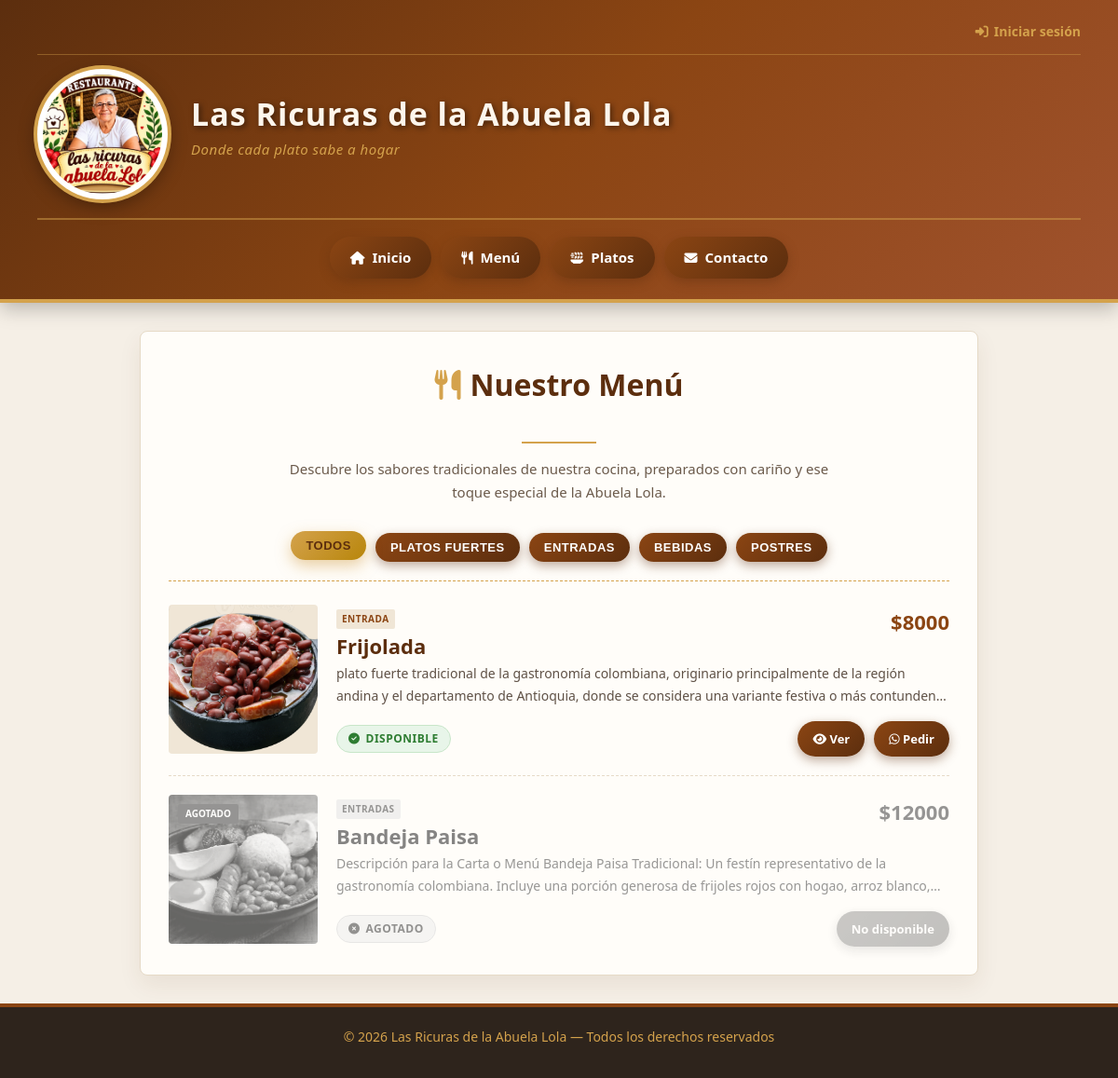
Before: /menu/ with the older database file.
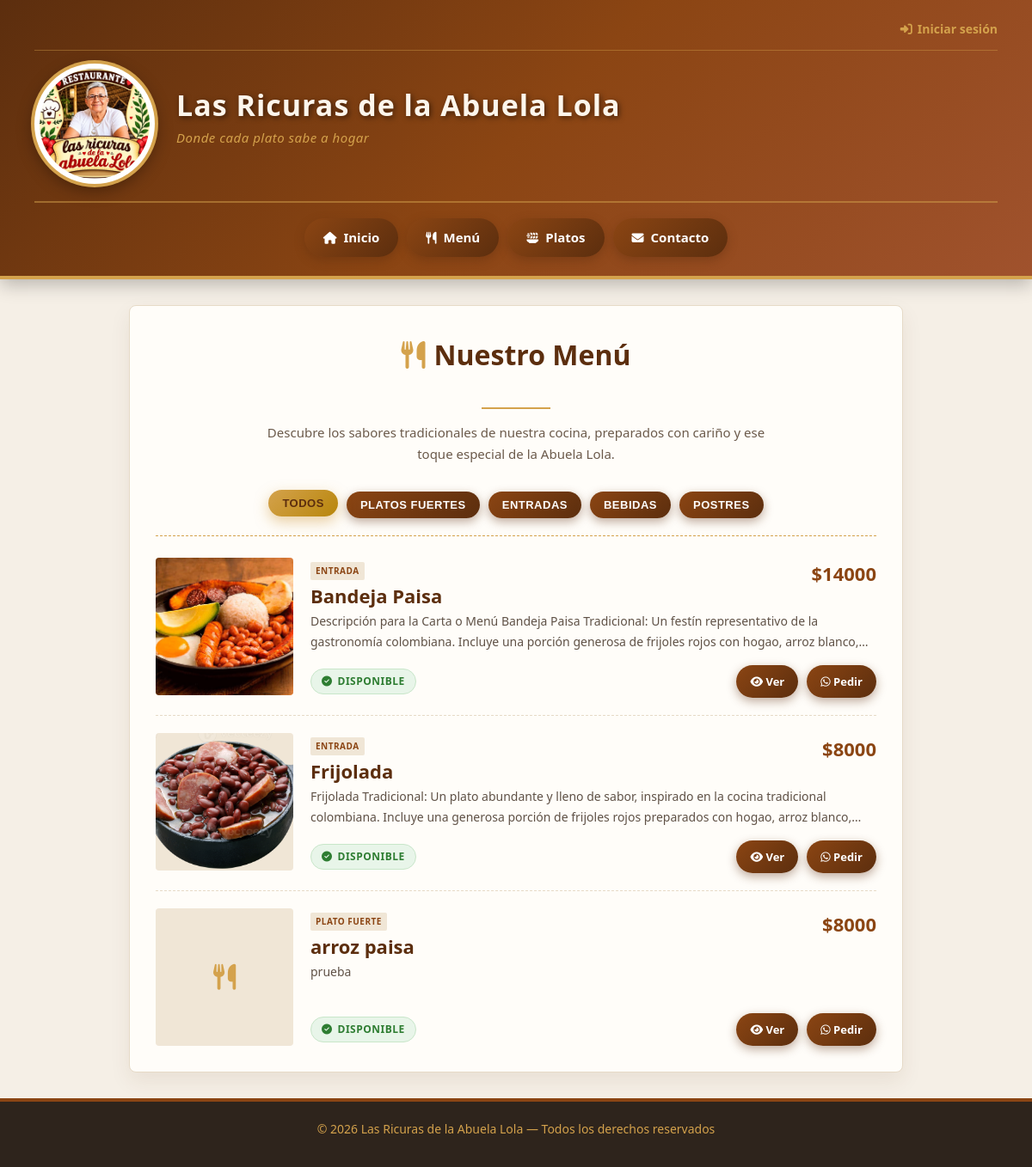
After: the same page with the newer database file.
### las_ricuras/models.py (models this page shows, shortened)
class Plato(models.Model):
    CATEGORIAS = [
        ('entrada', 'Entrada'),
        ('plato_fuerte', 'Plato fuerte'),
        ('postre', 'Postre'),
        ('bebida', 'Bebida'),
    ]
    nombre = models.CharField(max_length=100)
    descripcion = models.TextField()
    precio = models.DecimalField(
        max_digits=10,
        decimal_places=2
    )
    categoria = models.CharField(
        max_length=30,
        choices=CATEGORIAS,
        default='plato_fuerte'
    )
    imagen = models.ImageField(
        upload_to='platos/',
        blank=True,
        null=True
    )
    disponible = models.BooleanField(default=True)

### las_ricuras/views.py (the view)
# urls.py: path('menu/', views.menu, name='menu'),
def menu(request):
    platos = Plato.objects.all().order_by('-disponible', 'nombre')
    return render(request, 'menu.html', {'platos': platos})

### las_ricuras/templates/menu.html (shortened to what this page needs)
{% extends 'base.html' %}
{% load static %}
{% block contenido %}
    <section class="titulo-menu">
        <h2><i class="fa-solid fa-utensils"></i> Nuestro Menú</h2>
        <div class="linea"></div>
        <p>Descubre los sabores tradicionales de nuestra cocina, preparados con cariño y ese toque especial de la Abuela Lola.</p>
    </section>
    <div class="filtros-categoria">
        <button class="btn activo" onclick="filtrarPlatos('todos', this)">Todos</button>
        <button class="btn" onclick="filtrarPlatos('plato_fuerte', this)">Platos Fuertes</button>
        <button class="btn" onclick="filtrarPlatos('entrada', this)">Entradas</button>
        <button class="btn" onclick="filtrarPlatos('bebida', this)">Bebidas</button>
        <button class="btn" onclick="filtrarPlatos('postre', this)">Postres</button>
    </div>
    {% if platos %}
        <div class="platos-grid">
            {% for plato in platos %}
                <article class="plato-card {% if not plato.disponible %}no-disponible-card{% endif %}"
                         data-categoria="{{ plato.categoria }}">
                    <div class="imagen-plato">
                        {% if plato.imagen %}
                            <img src="{{ plato.imagen.url }}" alt="{{ plato.nombre }}" loading="lazy">
                        {% else %}
                            <i class="fa-solid fa-utensils" style="font-size: 30px; color: #d4a24c;"></i>
                        {% endif %}
                        {% if not plato.disponible %}
                            <div class="etiqueta-agotado">Agotado</div>
                        {% endif %}
                    </div>
                    <div class="plato-info">
                        <div class="plato-header-lista">
                            <div>
                                <span class="categoria-tag">{{ plato.get_categoria_display }}</span>
                                <h3>{{ plato.nombre }}</h3>
                            </div>
                            <span class="precio">${{ plato.precio|floatformat:0 }}</span>
                        </div>
                        <p class="descripcion">
                            {{ plato.descripcion|default:"Delicioso plato preparado con el sabor tradicional de nuestra casa." }}
                        </p>
                        <div class="plato-footer-lista">
                            {% if plato.disponible %}
                                <span class="disponible"><i class="fa-solid fa-circle-check"></i> Disponible</span>
                            {% else %}
                                <span class="no-disponible"><i class="fa-solid fa-circle-xmark"></i> Agotado</span>
                            {% endif %}
                            <div class="acciones-plato">
                                {% if plato.disponible %}
                                    <a href="{% url 'plato_detalle' plato.id %}" class="btn">
                                        <i class="fa-solid fa-eye"></i> Ver
                                    </a>
                                    <a href="https://wa.me/573118299494?text=Hola,%20quiero%20pedir%20{{ plato.nombre }}%20a%20domicilio" target="_blank" class="btn">
                                        <i class="fa-brands fa-whatsapp"></i> Pedir
                                    </a>
                                {% else %}
                                    <span class="btn" style="opacity: 0.5; cursor: not-allowed;">No disponible</span>
                                {% endif %}
                            </div>
                        </div>
                    </div>
                </article>
            {% endfor %}
        </div>
    {% else %}
        <div class="sin-platos">
            <div class="icono-vacio"><i class="fa-solid fa-utensils"></i></div>
            <h3>No hay platos disponibles</h3>
            <p>En este momento no hay platos registrados en el menú.</p>
        </div>
    {% endif %}
{% endblock %}

### las_ricuras/templates/base.html (shortened to what this page needs)
{% load static %}
<!DOCTYPE html>
<html lang="es">
<head>
    <link rel="stylesheet" href="https://cdnjs.cloudflare.com/ajax/libs/font-awesome/6.5.0/css/all.min.css">
</head>
<body>
<header>
    <div class="barra-superior">
        <div class="sesion-usuario">
            {% if user.is_authenticated %}
                <span class="usuario-info">
                    <i class="fa-solid fa-user"></i>
                    {{ user.username }}
                </span>
                <span class="separador">|</span>
                <form action="{% url 'logout' %}" method="post" style="display:inline; margin:0;">
                    {% csrf_token %}
                    <button type="submit" class="btn-salir-top">
                        <i class="fa-solid fa-right-from-bracket"></i>
                        Salir
                    </button>
                </form>
            {% else %}
                <a href="{% url 'login' %}" class="btn-salir-top">
                    <i class="fa-solid fa-right-to-bracket"></i>
                    Iniciar sesión
                </a>
            {% endif %}
        </div>
    </div>
    <div class="header-top">
        <img src="{% static 'core/img/logo.png' %}" alt="Logo Las Ricuras de la Abuela Lola" class="logo">
        <div class="marca">
            <h1>Las Ricuras de la Abuela Lola</h1>
            <p class="lema">Donde cada plato sabe a hogar</p>
        </div>
    </div>
    <nav>
        <a href="{% url 'inicio' %}">
            <i class="fa-solid fa-house"></i>
            Inicio
        </a>
        <a href="{% url 'menu' %}">
            <i class="fa-solid fa-utensils"></i>
            Menú
        </a>
        <a href="{% url 'Platos' %}">
            <i class="fa-solid fa-plate-wheat"></i>
            Platos
        </a>
        <a href="{% url 'contacto' %}">
            <i class="fa-solid fa-envelope"></i>
            Contacto
        </a>
    </nav>
</header>
<main>
    {% block contenido %}
    {% endblock %}
</main>
<footer>
    <p>&copy; 2026 Las Ricuras de la Abuela Lola — Todos los derechos reservados</p>
</footer>
</body>
</html>

### las_ricuras/templates/base.html (style rules this page uses)
* { box-sizing: border-box; margin: 0; padding: 0; }
body { font-family: 'Segoe UI', Tahoma, Geneva, Verdana, sans-serif; background: #f5efe6; color: #2e241c; line-height: 1.7; min-height: 100vh; display: flex; flex-direction: column; }
header { background: linear-gradient(135deg, #5c2e0e 0%, #8b4513 50%, #a0522d 100%); padding: 22px 40px; box-shadow: 0 6px 20px rgba(0, 0, 0, 0.25); border-bottom: 4px solid #d4a24c; }
.barra-superior { display: flex; justify-content: flex-end; align-items: center; max-width: 1200px; margin: 0 auto 15px; padding-bottom: 12px; border-bottom: 1px solid rgba(212, 162, 76, 0.4); }
.sesion-usuario { display: flex; align-items: center; gap: 12px; color: #d4a24c; font-size: 14px; font-weight: 600; }
.btn-salir-top { background: transparent; border: none; color: #d4a24c; font-family: inherit; font-size: 14px; font-weight: 600; cursor: pointer; display: inline-flex; align-items: center; gap: 6px; text-decoration: none; transition: color 0.3s; }
.header-top { display: flex; align-items: center; max-width: 1200px; margin: 0 auto; gap: 25px; }
.logo { width: 140px; height: 140px; border-radius: 50%; background: #fff; padding: 6px; object-fit: cover; box-shadow: 0 0 0 4px #d4a24c, 0 6px 20px rgba(0, 0, 0, 0.4); flex-shrink: 0; }
.marca h1 { font-size: 34px; color: #fdf6ec; font-weight: 700; letter-spacing: 1px; text-shadow: 2px 2px 6px rgba(0, 0, 0, 0.5); line-height: 1.2; margin-bottom: 6px; }
.marca .lema { font-size: 15px; color: #d4a24c; font-style: italic; font-weight: 500; letter-spacing: 0.5px; }
nav { display: flex; flex-wrap: wrap; justify-content: center; align-items: center; gap: 10px; max-width: 1200px; margin: 20px auto 0; padding-top: 18px; border-top: 2px solid rgba(212, 162, 76, 0.5); }
nav a, nav button { color: #fff; text-decoration: none; padding: 10px 22px; border-radius: 25px; background: linear-gradient(135deg, #8b4513, #5c2e0e); border: none; font-weight: 700; font-size: 15px; transition: all 0.3s ease; cursor: pointer; font-family: inherit; display: inline-flex; align-items: center; gap: 8px; box-shadow: 0 4px 12px rgba(92, 46, 14, 0.4); }
nav a i, nav button i { font-size: 14px; }
main { flex: 1; max-width: 900px; width: 90%; margin: 40px auto; padding: 40px; background: #fff; border-radius: 14px; box-shadow: 0 8px 30px rgba(92, 46, 14, 0.15); border-top: 5px solid #8b4513; }
h2 { color: #5c2e0e; margin-bottom: 18px; border-bottom: 3px solid #d4a24c; padding-bottom: 10px; font-weight: 700; }
h3 { color: #8b4513; margin: 24px 0 10px; font-weight: 700; }
p { margin-bottom: 12px; }
main a { color: #8b4513; font-weight: 700; text-decoration: none; border-bottom: 1px dashed #d4a24c; transition: 0.3s; }
.btn { display: inline-block; background: linear-gradient(135deg, #8b4513, #5c2e0e); color: #fff !important; padding: 12px 26px; border-radius: 25px; text-decoration: none; border: none; font-weight: 700; margin-top: 12px; margin-right: 8px; transition: 0.3s; box-shadow: 0 4px 12px rgba(92, 46, 14, 0.4); }
footer { background: #2e241c; color: #d4a24c; text-align: center; padding: 20px; font-size: 14px; margin-top: auto; border-top: 4px solid #8b4513; }

Changed rows visible on the page:
changed Plato "Bandeja Paisa": categoria "ENTRADAS" → "ENTRADA"; precio "12000" → "14000"; disponible "AGOTADO AGOTADO No disponible" → "DISPONIBLE Ver Pedir"; moves up the list
changed Plato "Frijolada": descripcion "plato fuerte tradicional de la gastronomía colombiana, originario principalmente de la región andina y el departamento de Antioquia, donde se considera una variante festiva o más…" → "Frijolada Tradicional: Un plato abundante y lleno de sabor, inspirado en la cocina tradicional colombiana. Incluye una generosa porción de frijoles rojos preparados con hogao, arroz…"
added Plato: categoria "PLATO FUERTE", nombre "arroz paisa", precio "8000", descripcion "prueba", disponible True (drawn)
